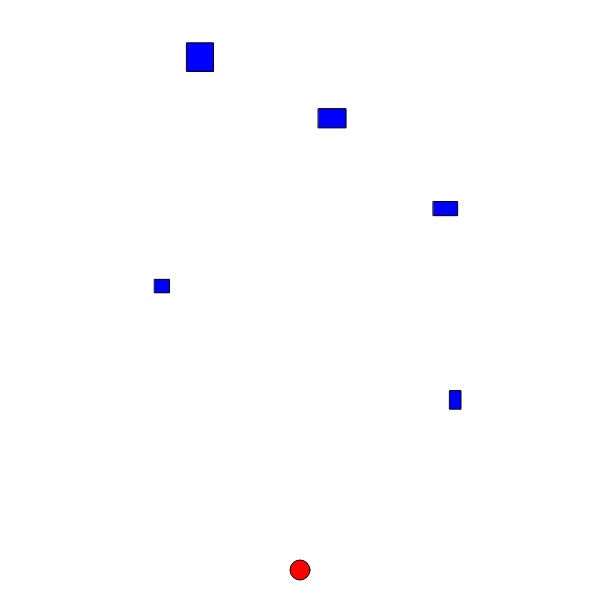
Frame 1 (no input)
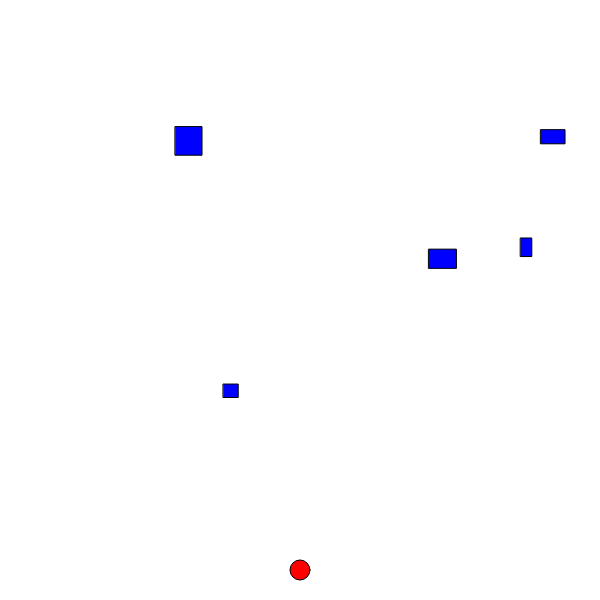
Frame 60 (no input)
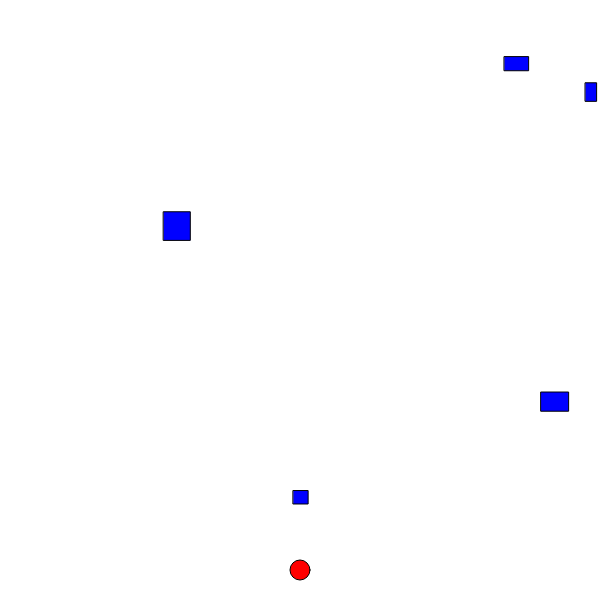
Frame 120 (the mouse pressed at the canvas centre since frame 60)

The p5.js sketch that drew these frames (run headless with seeded random() and noise() and a simulated clock; from frame 60 on, the mouse is pressed at the canvas centre):

// p5.js sketch
// ── sketch.js
/** @type {Bullet[]} */
const bullets = [];
const MAX_BULLETS = 50;
let nextBullet = 0;

/** @type {Set<Enemy>} */
const enemies = new Set();
const NUM_ENEMIES = 5;

let player;

function setup() {
    createCanvas(600, 600);
    createBullets();
    createEnemies();
    player = new Player(width / 2, height - 30);
}

function draw() {
    background(255);
    for (const bullet of bullets) {
        if (bullet.isActive()) {
            bullet.move();
            bullet.draw();
        }
    }

    for (const enemy of enemies) {
        enemy.move();
        enemy.draw();
        for (const bullet of bullets) {
            if (bullet.isActive() && bullet.hit(enemy)) {
                console.log("hit");
                enemies.delete(enemy);
                // A hacky way to make the bullet inactive. 
                bullet.setPosition(-50, -50);
            }
        }
    }
    if (keyIsPressed) {
        movePlayer();
    }
    else {
        player.setStatus(Player.STOP);
    }
    player.draw();
}

function keyPressed() {
    // Loop until an inactive bullet is found
    while (bullets[nextBullet].isActive()) {
        nextBullet = (nextBullet + 1) % MAX_BULLETS; // When the last index is reached, go back to 0
    }
    bullets[nextBullet].fire(player.getX(), player.getY() - bullets[nextBullet].getHeight());
}


/**
 * Move the player
 */
function movePlayer() {
    switch (key) {
        case "w":
            player.setStatus(Player.MOVE_UP);
            break;
        case "a":
            player.setStatus(Player.MOVE_LEFT);
            break;
        case "s":
            player.setStatus(Player.MOVE_DOWN);
            break;
        case "d":
            player.setStatus(Player.MOVE_RIGHT);
            break;
        default:
            player.setStatus(Player.STOP);
    }
    player.move();
}


/**
 * Create the bullets
 */
function createBullets() {
    for (let i = 0; i < MAX_BULLETS; i++) {
        bullets.push(new Bullet());
    }
}


/**
 * Create the enemies
 */
function createEnemies() {
    for (let i = 0; i < NUM_ENEMIES; i++) {
        enemies.add(new Enemy());
    }
}
// ── 2star.html
<!DOCTYPE html>
<html lang="en">
  <head>
    <meta charset="utf-8" />
    <meta name="viewport" content="width=device-width, initial-scale=1.0">

    <title>PDM2 - W4P2 - 2 Star Solution</title>

    <link rel="stylesheet" type="text/css" href="./lib/main-styles.css">

    <script src="./lib/libraries/p5.min.js"></script>
  </head>

  <body>
    <h1>2 Star Exercise Solution</h1>
    <script src="gameObjects.js"></script>
    <script src="sketch.js"></script>
  </body>
</html>

// ── gameObjects.js
class CollisionRect {
    #rectX;
    #rectY;
    #rectWidth;
    #rectHeight;

    constructor() {}

    /**
     * Gets the x coordinate of the collision rect
     * @returns {number}
     */
    getX() {
        return this.#rectX;
    }

    /**
     * Gets the y coordinate of the collision rect
     * @returns {number}
     */
    getY() {
        return this.#rectY;
    }


    /**
     * Gets the width of the collision rect
     * @returns {number}
     */
    getWidth() {
        return this.#rectWidth;
    }


    /**
     * Gets the height of the collision rect
     * @returns {number}
     */
    getHeight() {
        return this.#rectHeight;
    }

    /**
     * Sets the position of the collision rect
     * @param {number} newX 
     * @param {number} newY 
     */
    setPosition(newX, newY) {
        this.#rectX = newX;
        this.#rectY = newY;
    }

    /**
     * Set the dimensions of the collision rect
     * @param {number} newWidth 
     * @param {number} newHeight 
     */
    setRectangle(newWidth, newHeight) {
        this.#rectWidth = newWidth;
        this.#rectHeight = newHeight;
    }


    /**
     * Tests if this CollisionRect has collided with another
     * @param {CollisionRect} other 
     * @returns {boolean}
     */
    hit(other) {
        if (this.#rectX + this.#rectWidth >= other.getX()
            && this.#rectX <= other.getX() + other.getWidth()
            && this.#rectY + this.#rectHeight >= other.getY()
            && this.#rectX <= other.getY() + other.getHeight()) {
            return true;
        }
        return false;
    }
}


class Bullet extends CollisionRect {
    #speedY = -5;
    #active = false;

    constructor() {
        super();
        this.setRectangle(5, 30);
    }

    /**
     * Fires a bullet
     * @param {number} newX 
     * @param {number} newY 
     */
    fire(newX, newY) {
        this.setPosition(newX, newY);
        this.#active = true;
    }

    /**
     * Draws the bullet
     */
    draw() {
        fill(0);
        rect(this.getX(), this.getY(), this.getWidth(), this.getHeight());
    }

    /**
     * Move the bullet up the screen
     */
    move() {
        this.setPosition(this.getX(), this.getY() + this.#speedY);
        if (this.getY() < -this.getHeight()) {
            this.#active = false;
        }
    }

    /**
     * Checks if the bullet is active
     * @returns {boolean}
     */
    isActive() {
        return this.#active;
    }
}

class Enemy extends CollisionRect {
    #speedX;
    #speedY;

    constructor() {
        super();
        // Make the enemy a random size
        this.setRectangle(random(10, 30), random(10, 30));
        // Put the enemy in random position
        this.setPosition(random(0, width - this.getWidth()), random(0, height - this.getHeight()));
        this.#speedX = random(-3, 3);
        this.#speedY = random(-3, 3);
    }

    /**
     * Move the enemy
     */
    move() {
        if (this.getX() <= 0 || this.getX() >= width - this.getWidth()) {
            this.#speedX *= -1;
        }
        if (this.getY() <= 0 || this.getY() >= height - this.getHeight()) {
            this.#speedY *= -1;
        }
        this.setPosition(this.getX() + this.#speedX, this.getY() + this.#speedY);
    }

    /**
     * Draw the enemy
     */
    draw() {
        fill(0, 0, 255);
        rect(this.getX(), this.getY(), this.getWidth(), this.getHeight());
    }

}


class Player {
    static MOVE_UP = "up";
    static MOVE_DOWN = "down";
    static MOVE_LEFT = "left";
    static MOVE_RIGHT = "right";
    static STOP = "stop";

    #x;
    #y;
    #SIZE = 20;
    #speed = 3;
    #direction = Player.STOP;

    /**
     * Create a Player
     * @param {number} x 
     * @param {number} y 
     */
    constructor(x, y) {
        this.#x = x;
        this.#y = y;
    }

    /**
     * Get the x coordinate
     * @returns {number}
     */
    getX() {
        return this.#x;
    }

    /**
     * Get the y coordinate
     * @returns {number}
     */
    getY() {
        return this.#y;
    }


    /**
     * Draw the player
     */
    draw() {
        fill(255, 0, 0);
        circle(this.#x, this.#y, this.#SIZE);
    }


    /**
     * Move the player in its current direction
     */
    move() {
        switch (this.#direction) {
            case Player.MOVE_UP:
                this.#y -= this.#speed;
                break;
            case Player.MOVE_DOWN:
                this.#y += this.#speed;
                break;
            case Player.MOVE_LEFT:
                this.#x -= this.#speed;
                break;
            case Player.MOVE_RIGHT:
                this.#x += this.#speed;
                break;
        }
    }

    /**
     * Sets the player status
     * @param {string} newStatus One of the static direction variables
     */
    setStatus(newStatus) {
        this.#direction = newStatus;
    }
}
